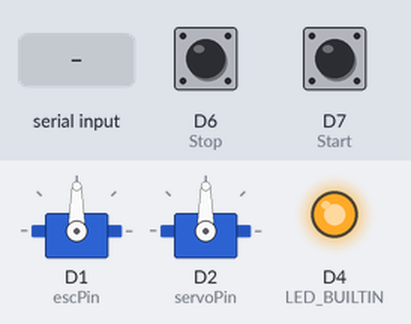
The sketch below on a simulated ESP8266 (NodeMCU). Parts: 2 × servo, output pins drawn as LEDs (lit = HIGH, except the on-board LED, lit = LOW). The inputs (shaded band) are chosen by the test bench; at power-on: D7 (Start) HIGH, D6 (Stop) HIGH.

Above: at 4.2 s.
4.3 s: D7 (Start) pulled LOW for 0.15 s
At 4.6 s:
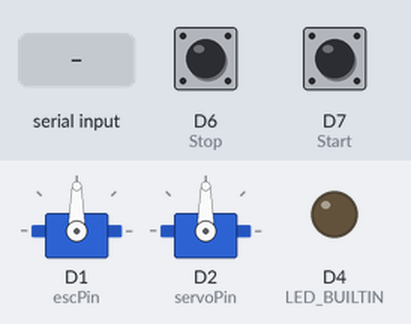
5.9 s: "90,45\n" received over Serial
At 7.0 s:
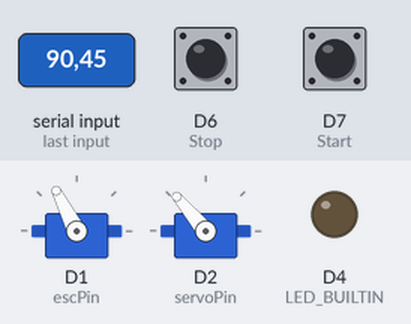
7.4 s: D6 (Stop) pulled LOW for 0.15 s
At 8.2 s:
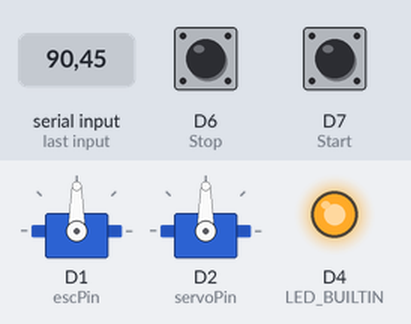
9.0 s: D7 (Start) pulled LOW for 1 s
At 9.3 s:
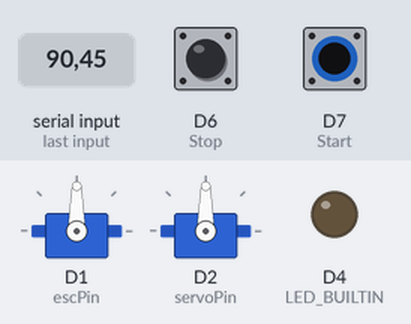
11.5 s: "1,90\n" received over Serial
At 12.4 s:
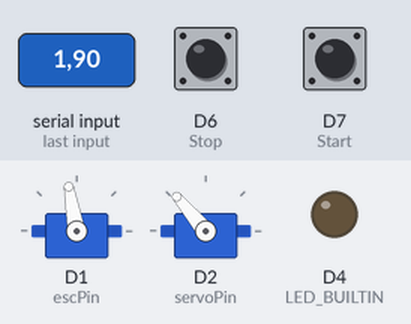
Timing chart, 0 to 14.0 s (numbered marks = the images above; inputs shaded):
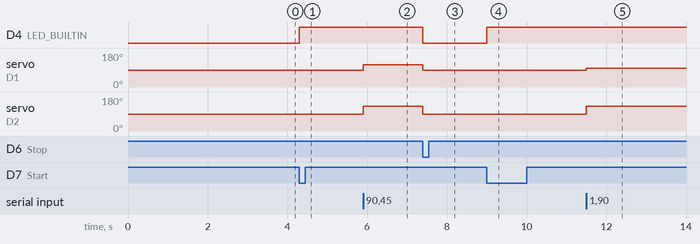

Measured:
- after the input at 4.3 s, D4 (LED_BUILTIN): LOW → HIGH at once
- after the input at 5.9 s, servo on D1 (escPin): 90° → 117° at once; servo on D2 (servoPin): 90° → 130° at once
- after the input at 7.4 s, D4 (LED_BUILTIN): HIGH → LOW at once; servo on D1 (escPin): 117° → 90° at once; servo on D2 (servoPin): 130° → 90° at once
- after the input at 9.0 s, D4 (LED_BUILTIN): LOW → HIGH at once
- after the input at 11.5 s, servo on D1 (escPin): 90° → 100° at once; servo on D2 (servoPin): 90° → 130° at once

The sketch:

Control_CDS.ino
```cpp
#include <Servo.h>

// ESC
Servo esc;
const int escPin = 5;
bool wasForward = true;

// Servo lái
Servo steering;
const int servoPin = 4;

// Ngắt ngoài
volatile bool isRunning = false;
unsigned long lastInterruptStart = 0;
unsigned long lastInterruptStop = 0;

// Hàm xử lý ngắt ngoài - Start
void startProgram() {
  unsigned long currentTime = millis();
  if (currentTime - lastInterruptStart > 200) { // debounce
    isRunning = true;
    lastInterruptStart = currentTime;
  }
}

// Hàm xử lý ngắt ngoài - Stop
void stopProgram() {
  unsigned long currentTime = millis();
  if (currentTime - lastInterruptStop > 200) { // debounce
    isRunning = false;
    lastInterruptStop = currentTime;
  }
}

// Điều khiển ESC
void controlESC(int speed) {
  int pulse = 1500; // neutral

  if (speed > 25)  speed = 25;
  if (speed < -25) speed = -25;

  if (speed > 0) {
    pulse = 1550 + speed * 4; // Forward
    esc.writeMicroseconds(pulse);
    wasForward = true;
  }
  else if (speed == 0) {
    esc.writeMicroseconds(1500); // Neutral
  }
  else {
    // Reverse
    if (wasForward) {
      esc.writeMicroseconds(1200);
      delay(300);
      esc.writeMicroseconds(1500);
      delay(300);
      wasForward = false;
    }
    pulse = 1350 + speed * 4;
    esc.writeMicroseconds(pulse);
  }
}

// Điều khiển servo lái
void controlServo(int angle) {
  angle = constrain(angle, -25, 25);
  // int position = map(angle, -25, 25, 60, 120); // tăng range của servo lên (50 90 130 )   (40 90 140)
  int position = map(angle, -25, 25, 50, 130); // tăng range của servo lên (50 90 130 )   (40 90 140)
  // int position = map(angle, -25, 25, 40, 140); // tăng range của servo lên (50 90 130 )   (40 90 140)

  steering.write(position);
}

void setup() {
  Serial.begin(115200);

  // Nút nhấn nối về GND, bật pull-up nội
  pinMode(D7, INPUT_PULLUP); // Start
  pinMode(D6, INPUT_PULLUP); // Stop

  // LED trạng thái
  pinMode(LED_BUILTIN, OUTPUT);

  // Gắn ngắt ngoài cho nút
  attachInterrupt(digitalPinToInterrupt(D7), startProgram, FALLING);
  attachInterrupt(digitalPinToInterrupt(D6), stopProgram, FALLING);

  // Khởi tạo ESC và servo
  esc.attach(escPin, 1000, 2000);
  esc.writeMicroseconds(1500);  // Neutral ESC lúc đầu
  delay(3000);

  steering.attach(servoPin);

  // Tắt LED lúc đầu
  digitalWrite(LED_BUILTIN, LOW);
}

void loop() {
  // LED báo trạng thái chạy/dừng
  digitalWrite(LED_BUILTIN, isRunning ? HIGH : LOW);

  if (Serial.available()) {
    String input = Serial.readStringUntil('\n');
    input.trim();

    if (input.length() > 0) {
      int commaIndex = input.indexOf(',');
      if (commaIndex > 0) {
        int speed = input.substring(0, commaIndex).toInt();
        int angle = input.substring(commaIndex + 1).toInt();

        if (isRunning) {
          controlESC(speed);
          controlServo(angle);
        } else {
          controlESC(0);
          controlServo(0);
        }
      }
    }
  } else {
    // Nếu không nhận lệnh nào, và dừng, đảm bảo ESC & servo ở 0
    if (!isRunning) {
      controlESC(0);
      controlServo(0);
    }
  }
}
```
